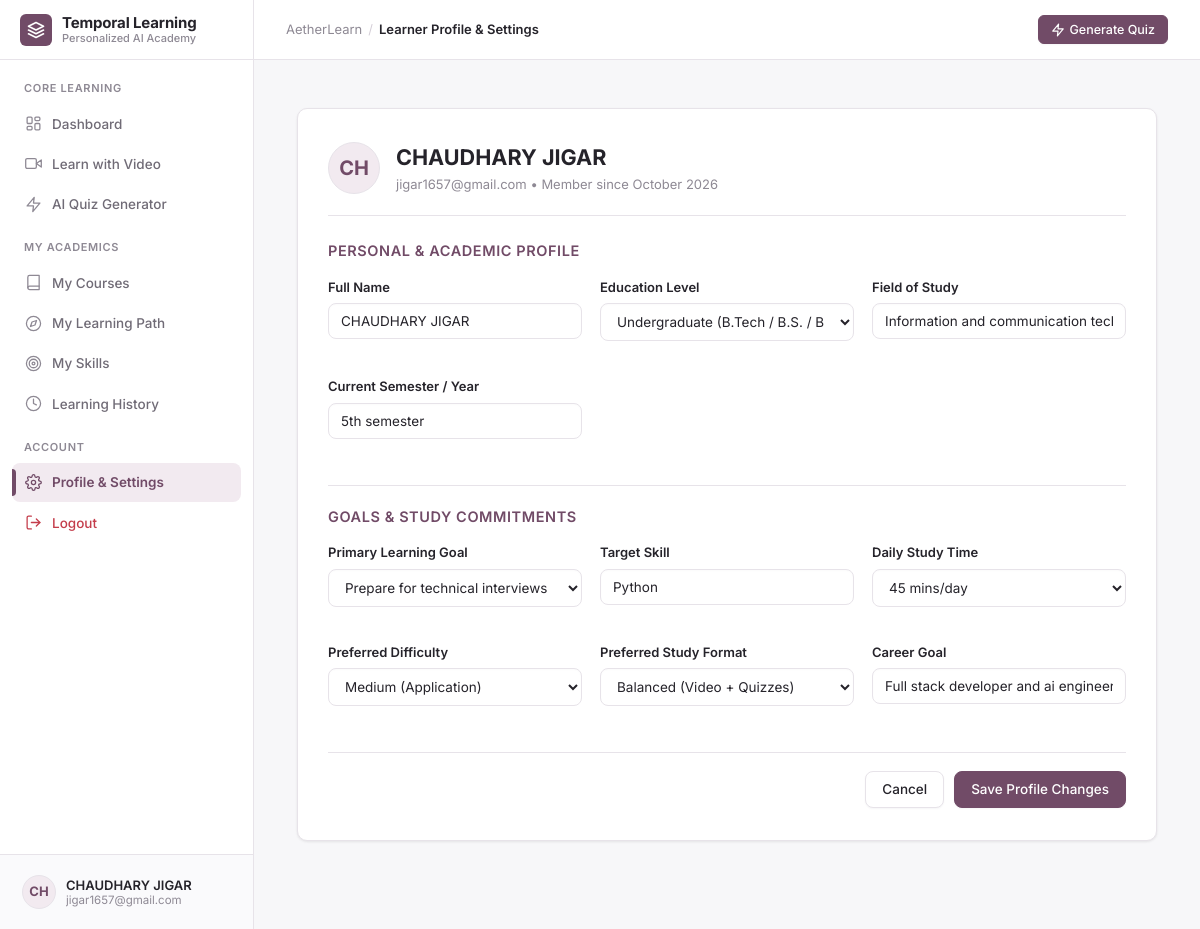
Page /profile (signed in) on the earlier database version.
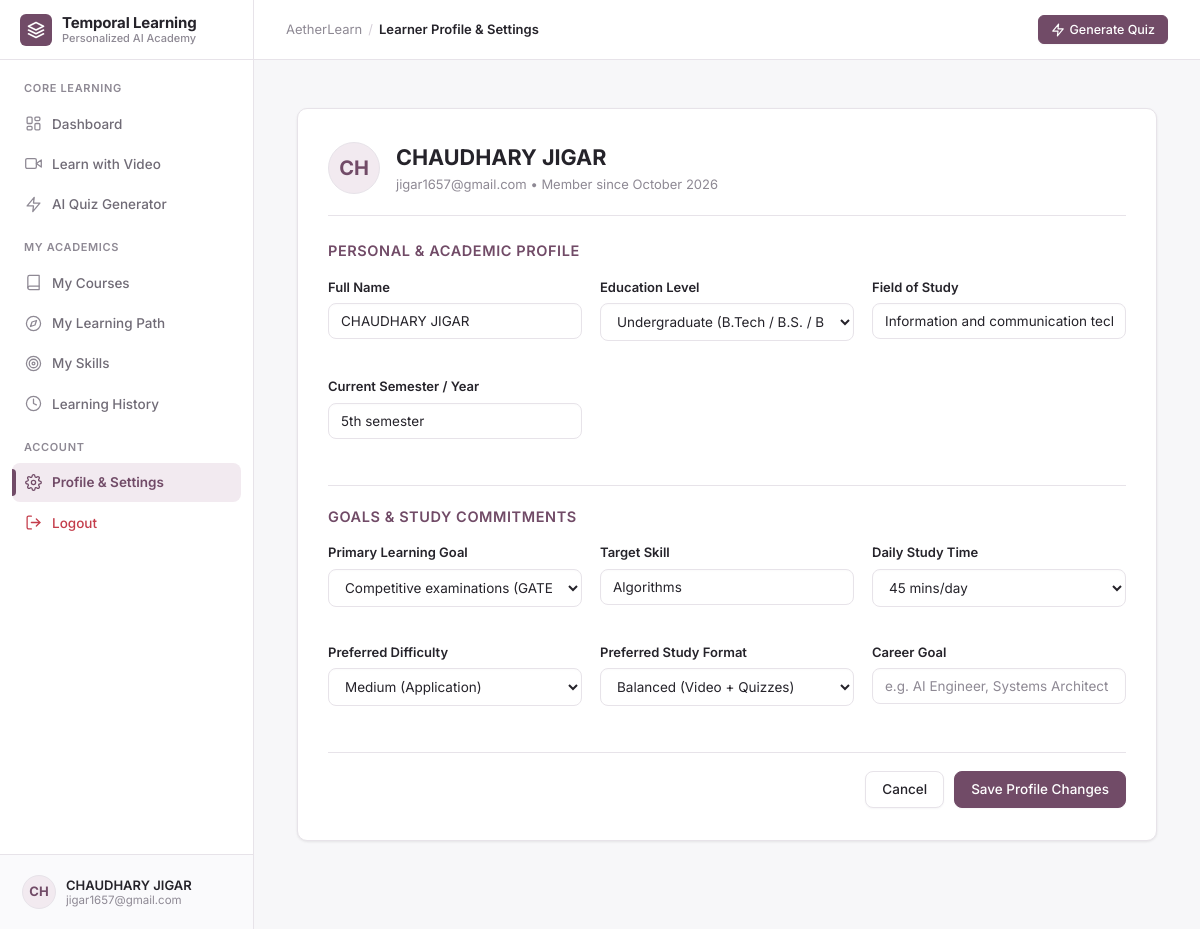
Same page on the later database version.
### models/database.py (models this page shows, shortened)
class UserProfile(db.Model):
    __tablename__ = "user_profiles"
    id = db.Column(db.Integer, primary_key=True)
    user_id = db.Column(db.Integer, db.ForeignKey("users.id"), unique=True, nullable=False, index=True)
    education_level = db.Column(db.String(80), default="undergraduate")  # school, diploma, undergraduate, postgraduate, professional
    field_of_study = db.Column(db.String(150), default="")
    current_semester = db.Column(db.String(50), default="")
    interests = db.Column(db.Text, default="[]")  # e.g. ["Python", "Machine Learning"]
    subject_skill_levels = db.Column(db.Text, default="{}")  # e.g. {"Python": "intermediate", "DSA": "beginner"}
    primary_goal = db.Column(db.String(150), default="Learn a new technology")
    target_skill = db.Column(db.String(120), default="Python")
    target_completion_date = db.Column(db.String(50), default="")
    daily_study_minutes = db.Column(db.Integer, default=45)
    weekly_study_hours = db.Column(db.Float, default=5.0)
    preferred_difficulty = db.Column(db.String(30), default="medium")  # easy, medium, hard, mixed
    preferred_format = db.Column(db.String(50), default="mixture")  # video, reading, practice questions, mixture
    career_goal = db.Column(db.String(150), default="")
    onboarding_completed = db.Column(db.Boolean, default=False)
    updated_at = db.Column(db.DateTime, default=datetime.utcnow, onupdate=datetime.utcnow)
    def get_interests_list(self) -> list:
        try:
            return json.loads(self.interests) if self.interests else []
        except Exception:
            return []

### routes/auth_routes.py (the view, shortened to what this page needs)
@auth_bp.route("/profile", methods=["GET", "POST"])
@login_required
def profile():
    user = get_current_user()
    profile = user.profile or UserProfile(user_id=user.id)
    return render_template(
        "learning/profile.html",
        user=user,
        profile=profile,
        interests=profile.get_interests_list(),
        csrf_token=generate_csrf_token()
    )

### app.py (called while the page is built)
@app.context_processor
def inject_globals():
    from auth.auth_manager import get_current_user
    return {
        "current_user": get_current_user()
    }

### auth/auth_manager.py (called while the page is built, shortened)
def get_current_user() -> User | None:
    try:
        user_id = session.get("user_id")
    except RuntimeError:
        user_id = None
    if not user_id:
        return None
    try:
        return db.session.get(User, user_id)
    except Exception:
        return None

def login_required(f):
    @wraps(f)
    def decorated_function(*args, **kwargs):
        user = get_current_user()
        return f(*args, **kwargs)
    return decorated_function

def generate_csrf_token() -> str:
    if "csrf_token" not in session:
        session["csrf_token"] = secrets.token_hex(24)
    return session["csrf_token"]

### templates/learning/profile.html (shortened to what the changed rows need)
{% extends "base.html" %}
{% block content %}
<div style="max-width: 860px; margin: 20px auto 60px;">
  <div class="card" style="padding: 32px 30px; border: 1px solid var(--odoo-border); box-shadow: var(--shadow-sm);">
    <div style="display: flex; align-items: center; gap: 16px; margin-bottom: 24px; padding-bottom: 20px; border-bottom: 1px solid var(--odoo-border);">
      <div>
        <h2 style="font-size: 1.35rem; font-weight: 700; color: var(--odoo-text-primary);">{{ user.full_name }}</h2>
      </div>
    </div>
    <form method="POST" action="{{ url_for('auth_routes.profile') }}">
      <div style="margin-bottom: 28px;">
        <div style="display: grid; grid-template-columns: repeat(auto-fit, minmax(240px, 1fr)); gap: 18px;">
          <div class="form-group">
            <label class="form-label" for="education_level">Education Level</label>
            <select id="education_level" name="education_level" class="form-select">
              <option value="undergraduate" {% if profile.education_level == 'undergraduate' %}selected{% endif %}>Undergraduate (B.Tech / B.S. / BCA)</option>
            </select>
          </div>
          <div class="form-group">
            <label class="form-label" for="field_of_study">Field of Study</label>
            <input type="text" id="field_of_study" name="field_of_study" class="form-input" value="{{ profile.field_of_study or '' }}">
          </div>
          <div class="form-group">
            <label class="form-label" for="current_semester">Current Semester / Year</label>
            <input type="text" id="current_semester" name="current_semester" class="form-input" value="{{ profile.current_semester or '' }}">
          </div>
        </div>
      </div>
      <div style="margin-bottom: 28px; padding-top: 20px; border-top: 1px solid var(--odoo-border);">
        <div style="display: grid; grid-template-columns: repeat(auto-fit, minmax(240px, 1fr)); gap: 18px;">
          <div class="form-group">
            <label class="form-label" for="primary_goal">Primary Learning Goal</label>
            <select id="primary_goal" name="primary_goal" class="form-select">
              <option value="Prepare for interviews" {% if profile.primary_goal == 'Prepare for interviews' %}selected{% endif %}>Prepare for technical interviews</option>
              <option value="Prepare for competitive examinations" {% if profile.primary_goal == 'Prepare for competitive examinations' %}selected{% endif %}>Competitive examinations (GATE/GRE)</option>
            </select>
          </div>
          <div class="form-group">
            <label class="form-label" for="target_skill">Target Skill</label>
            <input type="text" id="target_skill" name="target_skill" class="form-input" value="{{ profile.target_skill or 'Python' }}">
          </div>
          <div class="form-group">
            <label class="form-label" for="daily_study_minutes">Daily Study Time</label>
            <select id="daily_study_minutes" name="daily_study_minutes" class="form-select">
              <option value="45" {% if profile.daily_study_minutes == 45 %}selected{% endif %}>45 mins/day</option>
            </select>
          </div>
          <div class="form-group">
            <label class="form-label" for="preferred_difficulty">Preferred Difficulty</label>
            <select id="preferred_difficulty" name="preferred_difficulty" class="form-select">
              <option value="medium" {% if profile.preferred_difficulty == 'medium' %}selected{% endif %}>Medium (Application)</option>
            </select>
          </div>
          <div class="form-group">
            <label class="form-label" for="preferred_format">Preferred Study Format</label>
            <select id="preferred_format" name="preferred_format" class="form-select">
              <option value="mixture" {% if profile.preferred_format == 'mixture' %}selected{% endif %}>Balanced (Video + Quizzes)</option>
            </select>
          </div>
          <div class="form-group">
            <label class="form-label" for="career_goal">Career Goal</label>
            <input type="text" id="career_goal" name="career_goal" class="form-input" value="{{ profile.career_goal or '' }}" placeholder="e.g. AI Engineer, Systems Architect">
          </div>
        </div>
      </div>
    </form>
  </div>
</div>
{% endblock %}

Differences in the rows shown:
changed UserProfile "Undergraduate (B.Tech / B.S. / BCA)": primary_goal "Prepare for technical interviews" → "Competitive examinations (GATE/GRE)"; target_skill "Python" → "Algorithms"; career_goal "Full stack developer and ai engineer" → (not shown)
